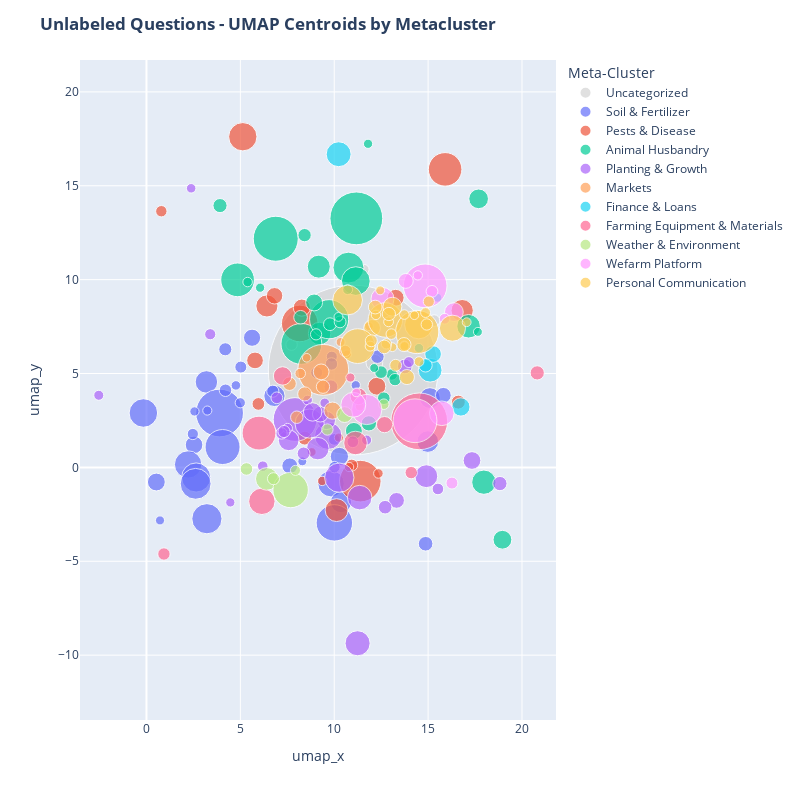

Notebook code for this chart:
### Markdown cell above
## Unlabeled questions
This section explores question trends in the unlabeled questions in English, which consists of 643,148 questions-- about 42% of the total number of unlabeled questions. It is evident that non-English questions are more likely to lack a tag, as English questions represent 50.1% of unique questions overall.

These questions were clustered using minimal text cleaning, sentence embeddings (`all-MiniLM-L6-v2`), 5-dimensional UMAP, and HDBSCAN, with a second pass applied to noise (`-1`) questions and metaclusters created for interpretability.

Below, cluster centroids are plotted by their 2D UMAP coordinates, with point sizes normalized to the number of samples in each cluster and color-coded by metacluster. Clicking a metacluster in the legend will hide the others, allowing closer inspection of a single metacluster. Some clusters (e.g., **Personal Communication**) appear very close together in semantic space. For clusters like **Pests & Disease**, subjective inspection shows the metacluster is fairly cohesive; however, the different types of pests (insects, parasites, and monkeys) are likely well-separated from each other, as well as from bacterial diseases.

It also seems like unlabeled questions may be on average of lower quality than those with tags, which makes classification more difficult. The biggest cluster (68) seems to mostly contain broad, unfocused questions about **farms**. Examples include:
  - What are the importance of the farm?
  - I Want To Long Out Out From We Farm What Can I Do?
  - Q hi farmers
  - Q, WHAT IS THE BEST N LESS CAPITAL INTENSIVE AGRICULTURAL VENTURE TO PUT UP AS A STARTER
  - Among the  Mtds  Of Farming,which Method  z  best 2 use in dis season?

The second largest cluster (14) seems to have a more specific theme of **eggs**, and could probably have been tagged with **chicken**.
  - Q Need Supplier Of 500crates Of Eggs Every Week.
  - Q Is there any farmer with either kenbro,kari or rainbow rooster within nandi county?GIVE ME YOUR CONTACTS
  - Q eggs in uasin gishu? where and how much per tray?
  - Q what causes double york in eggs?
  - Q how do I increase egg laying

While there are clusters that probably could have been assigned one of the pre-existing crop/livestock tags (particularly in **Animal Husbandry**), there does appear to be a lot of questions focused on broader techniques and concepts. For example, while **fertilizer** may fall under specific crop tags, there are a lot of questions about fertilizers in general. Inspecting the original clusters, popular themes not covered by existing tags include:
 - Farm questions - equipment, irrigation, starting a farm, term definitions (e.g. organic farming))
 - Markets / Profitability
 - Fertilizer
 - Soil conditions (pH / chemistry, erosion, irrigation)
 - Vaccines
 - Food
 - Seeds
 - Pests & pesticides (fall armyworms seem like a common problem)
 - WeFarm platform (joining, leaving, competitions)
 - Disease
 - Weeds & herbicides
 - Weather
 - Personal conversation (sports, banter, romance, human sexuality-- cluster 36 is NSFW)

### Code cell
plot_umap_centroids(unlabeled_df, title="Unlabeled Questions - UMAP Centroids by Metacluster", size_scale=1)

### Figure 1 — Plotly figure (JSON) as saved in the notebook; plotly's stock layout.template omitted (floating-point values rounded to 4 significant figures; data arrays with more than 128 entries replaced by an {"elided": "..."} marker saying what was removed)
{"data": [{"customdata": [[-1, -1, "Uncategorized", 157906], [66, -1, "Uncategorized", 1534], [104, -1, "Uncategorized", 742], [105, -1, "Uncategorized", 516], [127, -1, "Uncategorized", 724], [170, -1, "Uncategorized", 812]], "hovertemplate": "legend_title=Uncategorized<br>umap_x=%{x:.2f}<br>umap_y=%{y:.2f}<br>scaled_size=%{marker.size}<br>cluster=%{customdata[0]}<br>meta_label=%{customdata[1]}<br>meta_label_titles=%{customdata[2]}<br>size=%{customdata[3]}<extra></extra>", "legendgroup": "Uncategorized", "marker": {"color": "lightgray", "size": [157906, 1534, 742, 516, 724, 812], "sizemode": "area", "sizeref": 10.97, "symbol": "circle"}, "mode": "markers", "name": "Uncategorized", "orientation": "v", "selected": {"marker": {"opacity": 1}}, "showlegend": true, "type": "scatter", "unselected": {"marker": {"opacity": 0.15}}, "x": [11.01, 12.14, 15.32, 11.6, 7.727, 8.409], "xaxis": "x", "y": [5.184, 5.577, 7.819, 10.55, 6.537, 7.966], "yaxis": "y"}, {"customdata": {"elided": "39x4 mixed values"}, "hovertemplate": "legend_title=Soil & Fertilizer<br>umap_x=%{x:.2f}<br>umap_y=%{y:.2f}<br>scaled_size=%{marker.size}<br>cluster=%{customdata[0]}<br>meta_label=%{customdata[1]}<br>meta_label_titles=%{customdata[2]}<br>size=%{customdata[3]}<extra></extra>", "legendgroup": "Soil & Fertilizer", "marker": {"color": "#636EFA", "size": [4472, 1744, 1699, 4998, 4116, 4655, 1618, 2770, 12474, 6711, 1842, 3845, 2469, 7273, 2374, 2565, 2471, 1173, 454, 940, 5219, 1382, 694, 494, 577, 854, 457, 475, 473, 717, 785, 660, 750, 1361, 793, 847, 816, 445, 994], "sizemode": "area", "sizeref": 10.97, "symbol": "circle"}, "mode": "markers", "name": "Soil & Fertilizer", "orientation": "v", "selected": {"marker": {"opacity": 1}}, "showlegend": true, "type": "scatter", "unselected": {"marker": {"opacity": 0.15}}, "x": [-0.165, 0.5257, 2.534, 3.218, 2.217, 2.647, 5.624, 3.192, 3.894, 4.051, 10.27, 9.83, 10.36, 10.01, 15.1, 14.98, 6.815, 14.87, 0.7202, 4.197, 2.618, 7.632, 2.469, 4.762, 4.996, 4.207, 3.24, 2.556, 11.14, 10.01, 9.067, 9.872, 10.0, 15.81, 5.025, 9.853, 6.728, 8.3, 12.3], "xaxis": "x", "y": [2.898, -0.7787, 1.199, -2.735, 0.1562, -0.5374, 6.906, 4.552, 2.897, 1.085, 0.5802, -0.8664, -1.849, -2.955, 3.693, 1.376, 3.805, -4.067, -2.824, 6.29, -0.8747, 0.08226, 1.778, 4.368, 3.442, 4.108, 3.027, 2.98, 4.376, 0.01367, 5.046, 5.9, 1.49, 3.84, 5.343, 5.509, 4.059, 0.3215, 5.896], "yaxis": "y"}, {"customdata": [[1, 2, "Pests & Disease", 4401], [7, 2, "Pests & Disease", 2716], [9, 2, "Pests & Disease", 6176], [13, 2, "Pests & Disease", 1561], [34, 2, "Pests & Disease", 2678], [35, 2, "Pests & Disease", 1522], [45, 2, "Pests & Disease", 1757], [46, 2, "Pests & Disease", 7357], [47, 2, "Pests & Disease", 1611], [48, 2, "Pests & Disease", 9467], [85, 2, "Pests & Disease", 712], [99, 2, "Pests & Disease", 888], [107, 2, "Pests & Disease", 421], [131, 2, "Pests & Disease", 503], [133, 2, "Pests & Disease", 1065], [140, 2, "Pests & Disease", 481], [144, 2, "Pests & Disease", 1049], [150, 2, "Pests & Disease", 1490], [165, 2, "Pests & Disease", 458], [166, 2, "Pests & Disease", 2877], [168, 2, "Pests & Disease", 788], [169, 2, "Pests & Disease", 474]], "hovertemplate": "legend_title=Pests & Disease<br>umap_x=%{x:.2f}<br>umap_y=%{y:.2f}<br>scaled_size=%{marker.size}<br>cluster=%{customdata[0]}<br>meta_label=%{customdata[1]}<br>meta_label_titles=%{customdata[2]}<br>size=%{customdata[3]}<extra></extra>", "legendgroup": "Pests & Disease", "marker": {"color": "#EF553B", "size": [4401, 2716, 6176, 1561, 2678, 1522, 1757, 7357, 1611, 9467, 712, 888, 421, 503, 1065, 481, 1049, 1490, 458, 2877, 788, 474], "sizemode": "area", "sizeref": 10.97, "symbol": "circle"}, "mode": "markers", "name": "Pests & Disease", "orientation": "v", "selected": {"marker": {"opacity": 1}}, "showlegend": true, "type": "scatter", "unselected": {"marker": {"opacity": 0.15}}, "x": [5.131, 16.81, 15.91, 13.27, 6.415, 5.781, 12.27, 8.164, 8.273, 11.39, 0.791, 5.961, 8.805, 12.35, 16.61, 9.358, 8.432, 6.823, 10.25, 10.13, 10.93, 10.79], "xaxis": "x", "y": [17.61, 8.351, 15.87, 9.035, 8.599, 5.698, 4.323, 7.667, 8.51, -0.7313, 13.64, 3.38, 0.8207, -0.3216, 3.476, -0.7219, 1.556, 9.139, 1.588, -2.275, 0.1205, 0.02146], "yaxis": "y"}, {"customdata": {"elided": "33x4 mixed values"}, "hovertemplate": "legend_title=Animal Husbandry<br>umap_x=%{x:.2f}<br>umap_y=%{y:.2f}<br>scaled_size=%{marker.size}<br>cluster=%{customdata[0]}<br>meta_label=%{customdata[1]}<br>meta_label_titles=%{customdata[2]}<br>size=%{customdata[3]}<extra></extra>", "legendgroup": "Animal Husbandry", "marker": {"color": "#00CC96", "size": [1936, 6217, 3239, 11107, 2123, 3045, 1567, 15273, 2779, 5245, 2899, 4518, 9156, 8404, 1569, 470, 1096, 438, 495, 972, 467, 900, 877, 1280, 693, 722, 885, 1026, 537, 769, 433, 440, 832], "sizemode": "area", "sizeref": 10.97, "symbol": "circle"}, "mode": "markers", "name": "Animal Husbandry", "orientation": "v", "selected": {"marker": {"opacity": 1}}, "showlegend": true, "type": "scatter", "unselected": {"marker": {"opacity": 0.15}}, "x": [18.96, 4.852, 17.97, 6.885, 17.69, 17.16, 11.05, 11.18, 9.221, 10.76, 9.176, 11.15, 8.251, 9.728, 8.929, 11.8, 3.917, 17.65, 5.387, 8.421, 6.051, 9.77, 12.64, 11.84, 9.033, 13.07, 12.49, 8.206, 10.71, 10.31, 10.23, 12.13, 13.24], "xaxis": "x", "y": [-3.853, 9.989, -0.7874, 12.18, 14.3, 7.517, 1.944, 13.26, 7.129, 10.64, 10.69, 9.924, 6.578, 7.891, 8.784, 17.24, 13.94, 7.219, 9.872, 12.37, 9.571, 7.627, 3.685, 2.346, 7.085, 4.95, 5.074, 7.995, 9.469, 7.752, 8.014, 5.293, 4.674], "yaxis": "y"}, {"customdata": {"elided": "34x4 mixed values"}, "hovertemplate": "legend_title=Planting & Growth<br>umap_x=%{x:.2f}<br>umap_y=%{y:.2f}<br>scaled_size=%{marker.size}<br>cluster=%{customdata[0]}<br>meta_label=%{customdata[1]}<br>meta_label_titles=%{customdata[2]}<br>size=%{customdata[3]}<extra></extra>", "legendgroup": "Planting & Growth", "marker": {"color": "#AB63FA", "size": [3449, 4731, 2862, 1722, 4088, 2778, 3305, 10479, 2350, 1833, 4679, 550, 1119, 740, 496, 684, 1364, 1010, 1176, 753, 905, 525, 470, 616, 561, 524, 757, 1058, 720, 1372, 527, 1860, 808, 655], "sizemode": "area", "sizeref": 10.97, "symbol": "circle"}, "mode": "markers", "name": "Planting & Growth", "orientation": "v", "selected": {"marker": {"opacity": 1}}, "showlegend": true, "type": "scatter", "unselected": {"marker": {"opacity": 0.15}}, "x": [11.24, 10.27, 14.91, 17.34, 9.683, 9.125, 11.36, 7.914, 7.576, 9.581, 8.688, -2.541, 18.82, 15.52, 2.38, 3.395, 13.32, 12.71, 13.76, 10.99, 8.368, 8.578, 4.465, 6.193, 11.72, 7.515, 6.942, 9.821, 7.191, 9.261, 9.496, 8.85, 7.326, 13.98], "xaxis": "x", "y": [-9.367, -0.5473, -0.4682, 0.3678, 1.683, 1.001, -1.609, 2.551, 1.443, 2.502, 2.335, 3.84, -0.8605, -1.148, 14.86, 7.093, -1.758, -2.121, 5.378, 1.363, 0.7447, 3.586, -1.865, 0.06507, 1.457, 2.085, 3.707, 4.294, 1.812, 2.837, 3.432, 2.955, 1.911, 5.61], "yaxis": "y"}, {"customdata": [[74, 5, "Markets", 14195], [122, 5, "Markets", 1014], [132, 5, "Markets", 610], [148, 5, "Markets", 448], [174, 5, "Markets", 1626], [176, 5, "Markets", 972], [184, 5, "Markets", 856], [185, 5, "Markets", 1098], [204, 5, "Markets", 1366], [205, 5, "Markets", 414], [206, 5, "Markets", 423], [207, 5, "Markets", 411], [208, 5, "Markets", 710], [209, 5, "Markets", 448]], "hovertemplate": "legend_title=Markets<br>umap_x=%{x:.2f}<br>umap_y=%{y:.2f}<br>scaled_size=%{marker.size}<br>cluster=%{customdata[0]}<br>meta_label=%{customdata[1]}<br>meta_label_titles=%{customdata[2]}<br>size=%{customdata[3]}<extra></extra>", "legendgroup": "Markets", "marker": {"color": "#FFA15A", "size": [14195, 1014, 610, 448, 1626, 972, 856, 1098, 1366, 414, 423, 411, 710, 448], "sizemode": "area", "sizeref": 10.97, "symbol": "circle"}, "mode": "markers", "name": "Markets", "orientation": "v", "selected": {"marker": {"opacity": 1}}, "showlegend": true, "type": "scatter", "unselected": {"marker": {"opacity": 0.15}}, "x": [9.414, 7.617, 8.187, 11.36, 9.908, 9.4, 8.006, 8.429, 9.304, 8.534, 10.68, 11.85, 10.59, 10.34], "xaxis": "x", "y": [5.196, 4.459, 5.002, 3.251, 3.024, 4.298, 2.673, 3.913, 5.088, 5.838, 6.023, 7.518, 6.205, 6.677], "yaxis": "y"}, {"customdata": [[17, 6, "Finance & Loans", 1835], [18, 6, "Finance & Loans", 3406], [71, 6, "Finance & Loans", 3100], [72, 6, "Finance & Loans", 1513], [163, 6, "Finance & Loans", 436], [167, 6, "Finance & Loans", 497], [186, 6, "Finance & Loans", 985]], "hovertemplate": "legend_title=Finance & Loans<br>umap_x=%{x:.2f}<br>umap_y=%{y:.2f}<br>scaled_size=%{marker.size}<br>cluster=%{customdata[0]}<br>meta_label=%{customdata[1]}<br>meta_label_titles=%{customdata[2]}<br>size=%{customdata[3]}<extra></extra>", "legendgroup": "Finance & Loans", "marker": {"color": "#19D3F3", "size": [1835, 3406, 3100, 1513, 436, 497, 985], "sizemode": "area", "sizeref": 10.97, "symbol": "circle"}, "mode": "markers", "name": "Finance & Loans", "orientation": "v", "selected": {"marker": {"opacity": 1}}, "showlegend": true, "type": "scatter", "unselected": {"marker": {"opacity": 0.15}}, "x": [16.74, 10.23, 15.11, 15.27, 15.5, 14.51, 14.86], "xaxis": "x", "y": [3.22, 16.68, 5.177, 6.037, 9.035, 6.35, 5.435], "yaxis": "y"}, {"customdata": [[25, 7, "Farming Equipment & Materials", 1524], [28, 7, "Farming Equipment & Materials", 3047], [31, 7, "Farming Equipment & Materials", 3834], [42, 7, "Farming Equipment & Materials", 1867], [68, 7, "Farming Equipment & Materials", 17679], [76, 7, "Farming Equipment & Materials", 6287], [86, 7, "Farming Equipment & Materials", 1110], [93, 7, "Farming Equipment & Materials", 845], [100, 7, "Farming Equipment & Materials", 839], [112, 7, "Farming Equipment & Materials", 1449], [129, 7, "Farming Equipment & Materials", 464]], "hovertemplate": "legend_title=Farming Equipment & Materials<br>umap_x=%{x:.2f}<br>umap_y=%{y:.2f}<br>scaled_size=%{marker.size}<br>cluster=%{customdata[0]}<br>meta_label=%{customdata[1]}<br>meta_label_titles=%{customdata[2]}<br>size=%{customdata[3]}<extra></extra>", "legendgroup": "Farming Equipment & Materials", "marker": {"color": "#FF6692", "size": [1524, 3047, 3834, 1867, 17679, 6287, 1110, 845, 839, 1449, 464], "sizemode": "area", "sizeref": 10.97, "symbol": "circle"}, "mode": "markers", "name": "Farming Equipment & Materials", "orientation": "v", "selected": {"marker": {"opacity": 1}}, "showlegend": true, "type": "scatter", "unselected": {"marker": {"opacity": 0.15}}, "x": [11.29, 11.13, 6.146, 7.249, 14.53, 5.995, 20.81, 0.9301, 14.1, 12.68, 10.86], "xaxis": "x", "y": [3.784, 1.299, -1.808, 4.872, 2.453, 1.827, 5.034, -4.613, -0.2773, 2.278, 4.787], "yaxis": "y"}, {"customdata": [[30, 8, "Weather & Environment", 2808], [51, 8, "Weather & Environment", 6884], [97, 8, "Weather & Environment", 868], [109, 8, "Weather & Environment", 713], [128, 8, "Weather & Environment", 1376], [138, 8, "Weather & Environment", 797], [180, 8, "Weather & Environment", 555], [192, 8, "Weather & Environment", 614]], "hovertemplate": "legend_title=Weather & Environment<br>umap_x=%{x:.2f}<br>umap_y=%{y:.2f}<br>scaled_size=%{marker.size}<br>cluster=%{customdata[0]}<br>meta_label=%{customdata[1]}<br>meta_label_titles=%{customdata[2]}<br>size=%{customdata[3]}<extra></extra>", "legendgroup": "Weather & Environment", "marker": {"color": "#B6E880", "size": [2808, 6884, 868, 713, 1376, 797, 555, 614], "sizemode": "area", "sizeref": 10.97, "symbol": "circle"}, "mode": "markers", "name": "Weather & Environment", "orientation": "v", "selected": {"marker": {"opacity": 1}}, "showlegend": true, "type": "scatter", "unselected": {"marker": {"opacity": 0.15}}, "x": [6.41, 7.677, 5.325, 9.637, 10.55, 6.764, 7.935, 12.64], "xaxis": "x", "y": [-0.6128, -1.203, -0.08323, 2.019, 2.813, -0.6011, -0.157, 3.366], "yaxis": "y"}, {"customdata": [[37, 9, "Wefarm Platform", 1933], [61, 9, "Wefarm Platform", 5052], [62, 9, "Wefarm Platform", 3398], [67, 9, "Wefarm Platform", 3329], [77, 9, "Wefarm Platform", 10469], [80, 9, "Wefarm Platform", 2908], [89, 9, "Wefarm Platform", 790], [139, 9, "Wefarm Platform", 632], [145, 9, "Wefarm Platform", 421], [187, 9, "Wefarm Platform", 10516], [196, 9, "Wefarm Platform", 1220], [198, 9, "Wefarm Platform", 765], [199, 9, "Wefarm Platform", 473]], "hovertemplate": "legend_title=Wefarm Platform<br>umap_x=%{x:.2f}<br>umap_y=%{y:.2f}<br>scaled_size=%{marker.size}<br>cluster=%{customdata[0]}<br>meta_label=%{customdata[1]}<br>meta_label_titles=%{customdata[2]}<br>size=%{customdata[3]}<extra></extra>", "legendgroup": "Wefarm Platform", "marker": {"color": "#FF97FF", "size": [1933, 5052, 3398, 3329, 10469, 2908, 790, 632, 421, 10516, 1220, 765, 473], "sizemode": "area", "sizeref": 10.97, "symbol": "circle"}, "mode": "markers", "name": "Wefarm Platform", "orientation": "v", "selected": {"marker": {"opacity": 1}}, "showlegend": true, "type": "scatter", "unselected": {"marker": {"opacity": 0.15}}, "x": [16.37, 11.73, 11.01, 15.73, 14.84, 12.57, 16.27, 15.88, 11.17, 14.3, 13.81, 15.21, 14.45], "xaxis": "x", "y": [8.27, 3.085, 3.335, 2.882, 9.67, 8.972, -0.8354, 7.917, 3.995, 2.485, 9.933, 9.375, 10.23], "yaxis": "y"}, {"customdata": [[36, 10, "Personal Communication", 4860], [38, 10, "Personal Communication", 3749], [63, 10, "Personal Communication", 1536], [64, 10, "Personal Communication", 4410], [70, 10, "Personal Communication", 6530], [73, 10, "Personal Communication", 10253], [78, 10, "Personal Communication", 1973], [79, 10, "Personal Communication", 6616], [125, 10, "Personal Communication", 1248], [135, 10, "Personal Communication", 431], [136, 10, "Personal Communication", 438], [152, 10, "Personal Communication", 484], [157, 10, "Personal Communication", 523], [158, 10, "Personal Communication", 777], [160, 10, "Personal Communication", 506], [161, 10, "Personal Communication", 427], [189, 10, "Personal Communication", 550], [190, 10, "Personal Communication", 593], [193, 10, "Personal Communication", 408], [194, 10, "Personal Communication", 532], [195, 10, "Personal Communication", 707], [197, 10, "Personal Communication", 689], [200, 10, "Personal Communication", 489], [201, 10, "Personal Communication", 529], [202, 10, "Personal Communication", 472], [211, 10, "Personal Communication", 621], [212, 10, "Personal Communication", 959], [213, 10, "Personal Communication", 1035], [214, 10, "Personal Communication", 1091], [215, 10, "Personal Communication", 1022], [216, 10, "Personal Communication", 784]], "hovertemplate": "legend_title=Personal Communication<br>umap_x=%{x:.2f}<br>umap_y=%{y:.2f}<br>scaled_size=%{marker.size}<br>cluster=%{customdata[0]}<br>meta_label=%{customdata[1]}<br>meta_label_titles=%{customdata[2]}<br>size=%{customdata[3]}<extra></extra>", "legendgroup": "Personal Communication", "marker": {"color": "#FECB52", "size": [4860, 3749, 1536, 4410, 6530, 10253, 1973, 6616, 1248, 431, 438, 484, 523, 777, 506, 427, 550, 593, 408, 532, 707, 689, 489, 529, 472, 621, 959, 1035, 1091, 1022, 784], "sizemode": "area", "sizeref": 10.97, "symbol": "circle"}, "mode": "markers", "name": "Personal Communication", "orientation": "v", "selected": {"marker": {"opacity": 1}}, "showlegend": true, "type": "scatter", "unselected": {"marker": {"opacity": 0.15}}, "x": [10.71, 16.3, 12.02, 14.5, 12.72, 14.42, 13.1, 11.25, 13.87, 17.05, 12.45, 13.73, 14.52, 13.27, 13.73, 13.1, 11.91, 12.78, 14.27, 14.86, 14.93, 15.04, 12.22, 12.89, 13.74, 13.04, 12.91, 12.18, 13.71, 12.66, 11.98], "xaxis": "x", "y": [8.912, 7.414, 7.428, 7.601, 7.85, 7.211, 8.558, 6.46, 4.812, 7.732, 9.429, 6.484, 5.635, 5.438, 8.141, 6.404, 6.462, 6.581, 8.104, 8.247, 7.613, 8.836, 8.122, 7.755, 6.452, 7.1, 8.17, 8.539, 6.54, 6.418, 6.744], "yaxis": "y"}], "layout": {"height": 800, "legend": {"itemclick": "toggleothers", "itemdoubleclick": "toggle", "itemsizing": "constant", "title": {"text": "Meta-Cluster"}, "tracegroupgap": 0, "traceorder": "normal", "x": 1.02, "xanchor": "left", "y": 1, "yanchor": "top"}, "margin": {"t": 60}, "title": {"text": "<b>Unlabeled Questions - UMAP Centroids by Metacluster</b>"}, "width": 800, "xaxis": {"anchor": "y", "domain": [0, 1], "range": [-3.541, 21.81], "scaleanchor": "y", "scaleratio": 1, "title": {"text": "umap_x"}}, "yaxis": {"anchor": "x", "domain": [0, 1], "range": [-10.37, 18.61], "scaleanchor": "x", "scaleratio": 1, "title": {"text": "umap_y"}}}}
